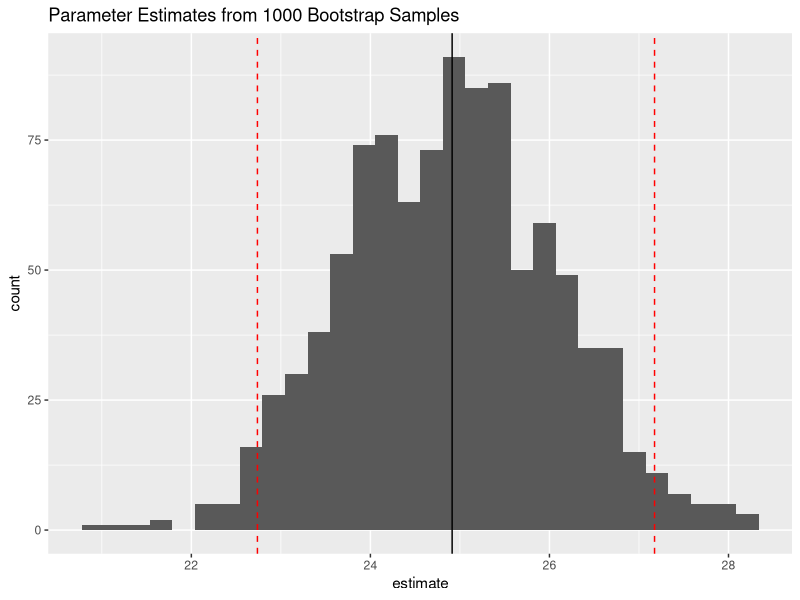

The R source for this figure:
## ---- chunk 1
# the dplyr package contains the sample_n function,
# which we use below to draw the bootstrap samples
library(dplyr)

# observed data: 23 counts of asbestos fibers
sample_obs <- data.frame(
  fiber_count = c(31, 29, 19, 18, 31, 28, 34, 27, 34, 30, 16, 18, 26, 27, 27, 18, 24,
                  22, 28, 24, 21, 17, 24)
)
# number of observations in sample_obs
n <- 23

# how many bootstrap samples to take, and storage space for the results
num_bootstrap_samples <- 10^3
bootstrap_estimates <- data.frame(
  estimate = rep(NA, num_bootstrap_samples)
)

# draw many samples from the observed data and calculate mean of each simulated sample
for(i in seq_len(num_bootstrap_samples)) {
  ## Draw a bootstrap sample of size n with replacement from the observed data
  bootstrap_resampled_obs <- sample_obs %>%
    sample_n(size = n, replace = TRUE)
  
  ## Calculate mean of bootstrap sample
  bootstrap_estimates$estimate[i] <- mean(bootstrap_resampled_obs$fiber_count)
}

# find 2.5th percentile and 97.5th percentile; endpoints of a 95% Bootstrap Percentile Interval
quantile(bootstrap_estimates$estimate, prob = c(0.025, 0.975))
## ---- chunk 2
library(ggplot2)
ggplot(data = bootstrap_estimates, mapping = aes(x = estimate)) +
  geom_histogram(bins = 30) +
  geom_vline(
    mapping = aes(xintercept = mean(sample_obs$fiber_count))) +
  geom_vline(
    mapping = aes(xintercept = quantile(bootstrap_estimates$estimate, prob = c(0.025))),
    color = "red",
    linetype = 2
  ) +
  geom_vline(
    mapping = aes(xintercept = quantile(bootstrap_estimates$estimate, prob = c(0.975))),
    color = "red",
    linetype = 2
  ) +
  ggtitle("Parameter Estimates from 1000 Bootstrap Samples")
